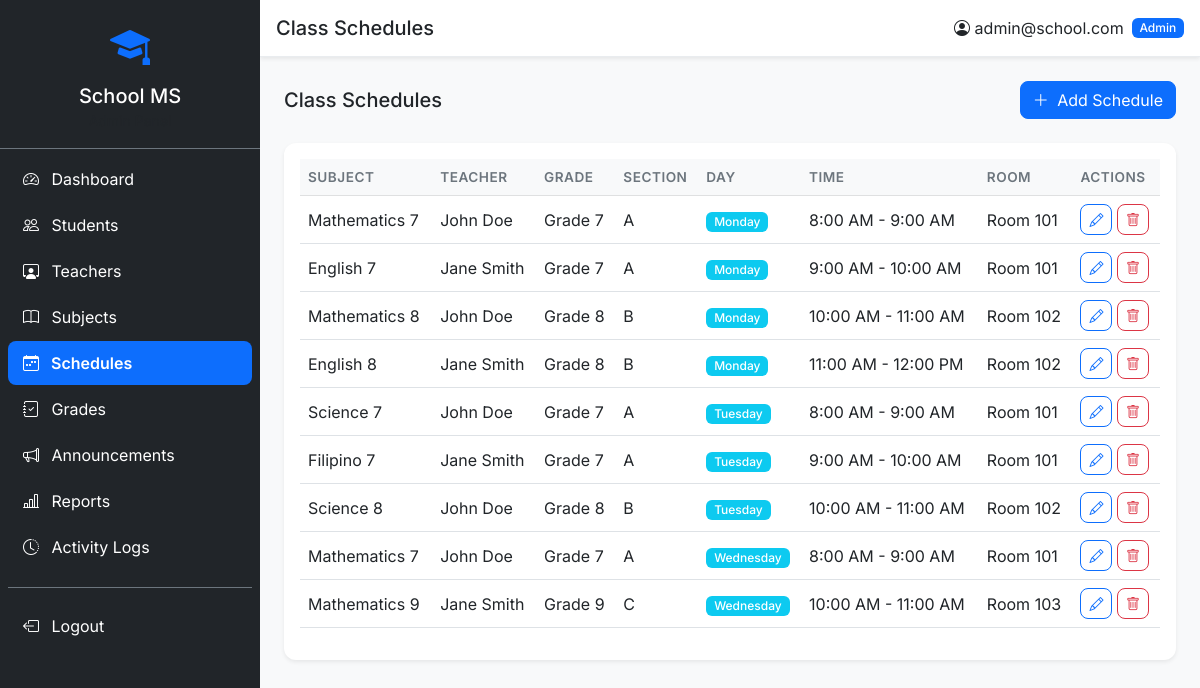
Screenshot of /admin/schedules (signed in) with the database file from the repository.
### tables this page shows
CREATE TABLE schedules (
    id INT PRIMARY KEY AUTO_INCREMENT,
    subject_id INT NOT NULL,
    teacher_id INT NOT NULL,
    grade_level INT NOT NULL,
    section VARCHAR(50) NOT NULL,
    day_of_week ENUM('Monday','Tuesday','Wednesday','Thursday','Friday') NOT NULL,
    time_start TIME NOT NULL,
    time_end TIME NOT NULL,
    room VARCHAR(50),
    FOREIGN KEY (subject_id) REFERENCES subjects(id) ON DELETE CASCADE,
    FOREIGN KEY (teacher_id) REFERENCES teachers(id) ON DELETE CASCADE
);

CREATE TABLE subjects (
    id INT PRIMARY KEY AUTO_INCREMENT,
    subject_code VARCHAR(20) UNIQUE NOT NULL,
    subject_name VARCHAR(200) NOT NULL,
    description TEXT,
    grade_level INT NOT NULL,
    credits INT DEFAULT 1,
    status ENUM('active','inactive') DEFAULT 'active'
);

CREATE TABLE teachers (
    id INT PRIMARY KEY AUTO_INCREMENT,
    user_id INT UNIQUE NOT NULL,
    teacher_id VARCHAR(20) UNIQUE NOT NULL,
    first_name VARCHAR(100) NOT NULL,
    last_name VARCHAR(100) NOT NULL,
    department VARCHAR(100),
    specialization VARCHAR(200),
    phone VARCHAR(20),
    address TEXT,
    profile_image VARCHAR(255),
    FOREIGN KEY (user_id) REFERENCES users(id) ON DELETE CASCADE
);

### core/Response.php (called while the page is built, shortened)
<?php
class Response {
    public static function view(string $path, array $data = [], int $statusCode = 200) {
        extract($data);
        $fullPath = BASE_PATH . '/views/' . $path;
        require $fullPath;
        exit;
    }
}

### core/Controller.php (called while the page is built, shortened)
<?php
abstract class Controller {
    protected Session $session;
    public function __construct() {
        $this->session = new Session();
    }
    protected function view(string $path, array $data = []): void {
        $data['session'] = $this->session;
        Response::view($path, $data);
    }
}

### controllers/ScheduleController.php (called while the page is built, shortened)
<?php
class ScheduleController extends Controller {
    private ScheduleService $scheduleService;
    public function __construct() {
        $this->scheduleService = new ScheduleService();
    }
    public function index(): void {
        $schedules = [];
        $subjects  = [];
        $teachers  = [];
        $sections  = [];
        try {
            $schedules = $this->scheduleService->getAll();
            $subjects  = (new SubjectService())->getActive();
            $teachers  = (new TeacherService())->getAll();
            $sections  = $this->scheduleService->getSections();
        } catch (\Exception $e) {}
        $this->view('admin/schedules.php', [
            'title'       => 'Class Schedules',
            'schedules'   => $schedules,
            'subjects'    => $subjects,
            'teachers'    => $teachers,
            'sections'    => $sections,
            'currentPage' => 'schedules',
        ]);
    }
}

### index.php (called while the page is built, shortened)
<?php
require_once __DIR__ . '/core/Database.php';
require_once __DIR__ . '/core/Request.php';
require_once __DIR__ . '/core/Response.php';
require_once __DIR__ . '/core/Router.php';
require_once __DIR__ . '/core/Controller.php';
require_once __DIR__ . '/core/Model.php';
require_once __DIR__ . '/repositories/ScheduleRepository.php';
require_once __DIR__ . '/services/ScheduleService.php';
require_once __DIR__ . '/controllers/ScheduleController.php';
require_once __DIR__ . '/helpers/format.php';
$session = new Session();
$role    = $session->userRole() ?? '';
$router  = getRouter($role);
$router->dispatch(new Request());

### core/Database.php (called while the page is built, shortened)
<?php
class Database {
    private static ?Database $instance = null;
    private ?PDO $conn = null;
    public static function getInstance(): self {
        if (self::$instance === null) {
            self::$instance = new self();
        }
        return self::$instance;
    }
    public function getConnection(): PDO {
        if ($this->conn === null) {
            $dsn = "mysql:host=" . DB_HOST . ";dbname=" . DB_NAME . ";charset=" . DB_CHARSET;
            $options = [
                PDO::ATTR_ERRMODE            => PDO::ERRMODE_EXCEPTION,
                PDO::ATTR_DEFAULT_FETCH_MODE => PDO::FETCH_ASSOC,
                PDO::ATTR_EMULATE_PREPARES   => false,
            ];
            $this->conn = new PDO($dsn, DB_USER, DB_PASS, $options);
        }
        return $this->conn;
    }
}

### services/ScheduleService.php (called while the page is built, shortened)
<?php
class ScheduleService {
    private ScheduleRepository $scheduleRepo;
    public function __construct() {
        $this->scheduleRepo = new ScheduleRepository();
    }
    public function getAll(): array {
        return $this->scheduleRepo->findAll([], "FIELD(sc.day_of_week, 'Monday','Tuesday','Wednesday','Thursday','Friday'), sc.time_start");
    }
}

### repositories/ScheduleRepository.php (called while the page is built, shortened)
<?php
class ScheduleRepository extends Model implements IRepository {
    public function findAll(array $conditions = [], string $orderBy = 'id DESC', int $limit = 0): array {
        $sql = "SELECT sc.*, s.subject_name, s.subject_code,
                       t.first_name AS teacher_first, t.last_name AS teacher_last
                FROM schedules sc
                JOIN subjects s ON sc.subject_id = s.id
                JOIN teachers t ON sc.teacher_id = t.id";
        $params = [];
        $sql .= " ORDER BY {$orderBy}";
        return $this->rawQuery($sql, $params);
    }
}

### core/Model.php (called while the page is built, shortened)
<?php
abstract class Model {
    protected PDO $db;
    public function __construct() {
        $this->db = Database::getInstance()->getConnection();
    }
    public function rawQuery(string $sql, array $params = []): array {
        $stmt = $this->db->prepare($sql);
        $stmt->execute($params);
        return $stmt->fetchAll();
    }
}

### helpers/format.php (called while the page is built, shortened)
<?php
function formatTime(string $time): string {
    return date('g:i A', strtotime($time));
}
function sanitize(string $input): string {
    return htmlspecialchars(trim($input), ENT_QUOTES, 'UTF-8');
}

### core/Request.php (called while the page is built, shortened)
<?php
class Request {
    private array $server;
    public function __construct() {
        $this->server = $_SERVER;
    }
    public function method(): string {
        return strtoupper($this->server['REQUEST_METHOD'] ?? 'GET');
    }
    public function uri(): string {
        $uri = $this->server['REQUEST_URI'] ?? '/';
        $uri = strtok($uri, '?');
        $scriptDir = rtrim(dirname($this->server['SCRIPT_NAME'] ?? ''), '/');
        if ($scriptDir !== '' && strpos($uri, $scriptDir) === 0) {
            $uri = substr($uri, strlen($scriptDir));
        }
        $uri = rtrim($uri, '/');
        return $uri === '' ? '/' : $uri;
    }
}

### views/admin/schedules.php (the view, shortened to what this page needs)
<div class="page-header">
    <h5 class="mb-0">Class Schedules</h5>
    <button class="btn btn-primary" data-bs-toggle="modal" data-bs-target="#addScheduleModal"><i class="bi bi-plus-lg me-1"></i> Add Schedule</button>
</div>
<div class="card border-0 shadow-sm">
    <div class="card-body">
        <div class="table-responsive">
            <table class="table table-hover align-middle" id="schedulesTable">
                <thead class="table-light">
                    <tr><th>Subject</th><th>Teacher</th><th>Grade</th><th>Section</th><th>Day</th><th>Time</th><th>Room</th><th>Actions</th></tr>
                </thead>
                <tbody>
                    <?php foreach (($schedules ?? []) as $sc): ?>
                    <tr>
                        <td><?= sanitize($sc['subject_name']) ?></td>
                        <td><?= sanitize($sc['teacher_first'] . ' ' . $sc['teacher_last']) ?></td>
                        <td>Grade <?= $sc['grade_level'] ?></td>
                        <td><?= sanitize($sc['section']) ?></td>
                        <td><span class="badge bg-info"><?= $sc['day_of_week'] ?></span></td>
                        <td><?= formatTime($sc['time_start']) ?> - <?= formatTime($sc['time_end']) ?></td>
                        <td><?= sanitize($sc['room'] ?? '-') ?></td>
                        <td>
                            <button class="btn btn-sm btn-outline-primary edit-schedule" data-id="<?= $sc['id'] ?>" data-subject="<?= $sc['subject_id'] ?>" data-teacher="<?= $sc['teacher_id'] ?>" data-grade="<?= $sc['grade_level'] ?>" data-section="<?= sanitize($sc['section']) ?>" data-day="<?= $sc['day_of_week'] ?>" data-start="<?= $sc['time_start'] ?>" data-end="<?= $sc['time_end'] ?>" data-room="<?= sanitize($sc['room'] ?? '') ?>" data-bs-toggle="modal" data-bs-target="#editScheduleModal"><i class="bi bi-pencil"></i></button>
                            <button class="btn btn-sm btn-outline-danger delete-btn" data-id="<?= $sc['id'] ?>" data-name="<?= sanitize($sc['subject_name'] . ' - ' . $sc['day_of_week']) ?>"><i class="bi bi-trash"></i></button>
                        </td>
                    </tr>
                    <?php endforeach; ?>
                </tbody>
            </table>
        </div>
    </div>
</div>
<?php $content = ob_get_clean(); require __DIR__ . '/../layouts/admin.php';

### core/Router.php (shortened to what this page needs)
<?php
class Router {
    private array $routes = [];
    private string $prefix = '';
    public function __construct(string $prefix = '') {
        $this->prefix = $prefix;
    }
    private function addRoute(string $method, string $path, array $handler): void {
        $fullPath = $this->prefix . $path;
        $this->routes[] = [
            'method'  => $method,
            'path'    => $fullPath === '' ? '/' : $fullPath,
            'handler' => $handler,
        ];
    }
    public function dispatch(Request $request): void {
        $method = $request->method();
        $uri    = $request->uri();
        $uri    = $uri === '' ? '/' : $uri;
        foreach ($this->routes as $route) {
            $pattern = $this->buildPattern($route['path']);
            if ($route['method'] === $method && preg_match($pattern, $uri, $matches)) {
                $params = array_filter($matches, 'is_string', ARRAY_FILTER_USE_KEY);
                $action          = $route['handler'][1];
                $controller      = new $controllerClass();
                call_user_func_array([$controller, $action], array_values($params));
                return;
            }
        }
    }
    private function buildPattern(string $path): string {
        $pattern = preg_replace('/\{(\w+)\}/', '(?P<$1>[^/]+)', $path);
        return '#^' . $pattern . '$#';
    }
}

### assets/css/style.css (style rules this page uses)
:root { --sidebar-width: 260px; }
* { font-family: 'Inter', sans-serif; }
body { overflow-x: hidden; }
.card { border-radius: 12px; }
.table th { font-weight: 600; font-size: 0.85rem; text-transform: uppercase; letter-spacing: 0.5px; color: #6c757d; }
.table td, .table th { vertical-align: middle; white-space: nowrap; }
.btn { border-radius: 8px; }
.badge { font-weight: 500; }
.page-header { display: flex; justify-content: space-between; align-items: center; flex-wrap: wrap; gap: 12px; margin-bottom: 1.5rem; }
.page-header h5 { margin-bottom: 0; }

### rows the page displays
schedules: subject.subject_name "Mathematics 7", teacher.last_name "John Doe", grade_level "7", section "A", day_of_week "Monday", time_start "8:00 AM", time_end "9:00 AM", room "Room 101"
schedules: subject.subject_name "English 7", teacher.last_name "Jane Smith", grade_level "7", section "A", day_of_week "Monday", time_start "9:00 AM", time_end "10:00 AM", room "Room 101"
schedules: subject.subject_name "Mathematics 8", teacher.last_name "John Doe", grade_level "8", section "B", day_of_week "Monday", time_start "10:00 AM", time_end "11:00 AM", room "Room 102"
schedules: subject.subject_name "English 8", teacher.last_name "Jane Smith", grade_level "8", section "B", day_of_week "Monday", time_start "11:00 AM", time_end "12:00 PM", room "Room 102"
schedules: subject.subject_name "Science 7", teacher.last_name "John Doe", grade_level "7", section "A", day_of_week "Tuesday", time_start "8:00 AM", time_end "9:00 AM", room "Room 101"
schedules: subject.subject_name "Filipino 7", teacher.last_name "Jane Smith", grade_level "7", section "A", day_of_week "Tuesday", time_start "9:00 AM", time_end "10:00 AM", room "Room 101"
schedules: subject.subject_name "Science 8", teacher.last_name "John Doe", grade_level "8", section "B", day_of_week "Tuesday", time_start "10:00 AM", time_end "11:00 AM", room "Room 102"
schedules: subject.subject_name "Mathematics 7", teacher.last_name "John Doe", grade_level "7", section "A", day_of_week "Wednesday", time_start "8:00 AM", time_end "9:00 AM", room "Room 101"
schedules: subject.subject_name "Mathematics 9", teacher.last_name "Jane Smith", grade_level "9", section "C", day_of_week "Wednesday", time_start "10:00 AM", time_end "11:00 AM", room "Room 103"
